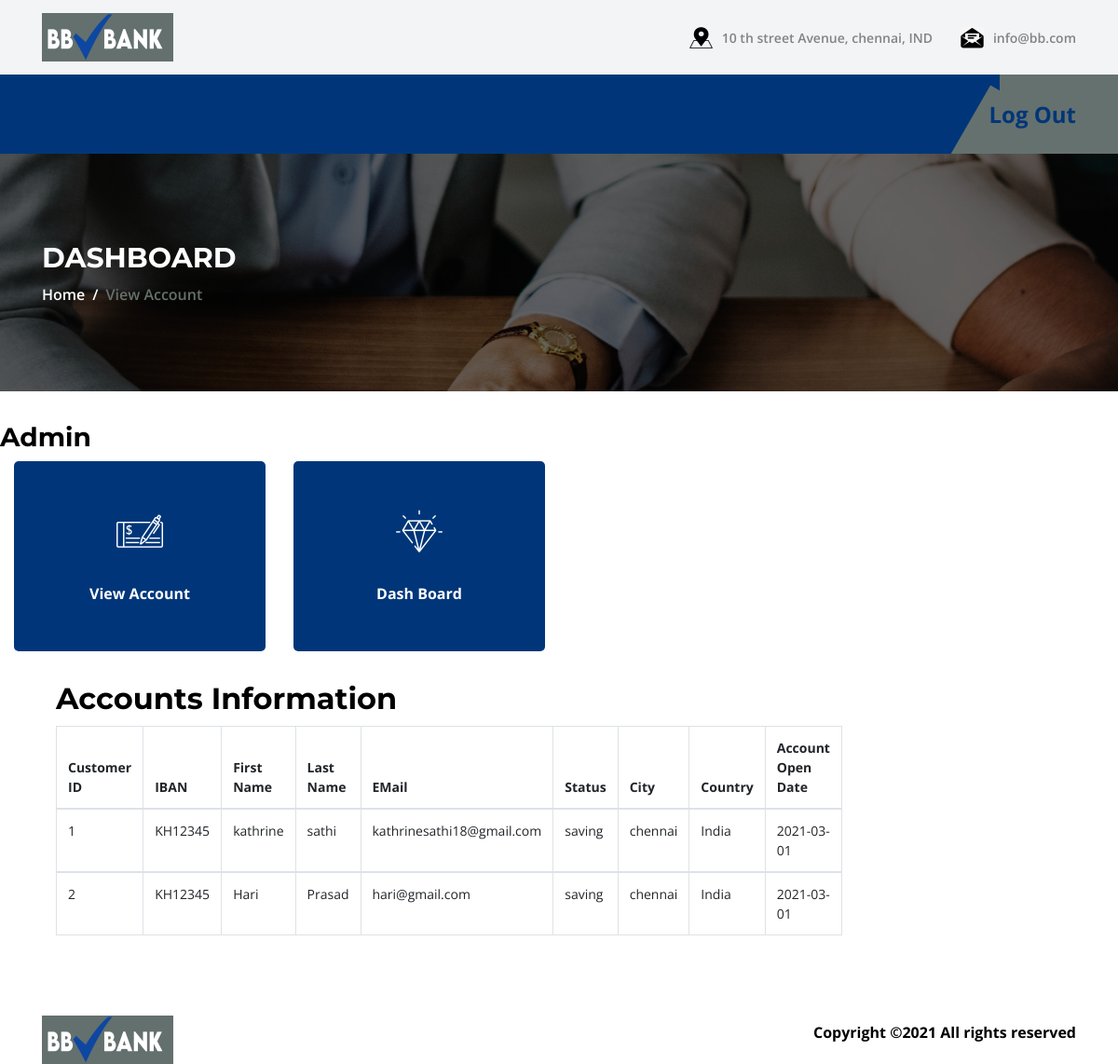
The page /viewaccounts.php on the database as committed earlier.
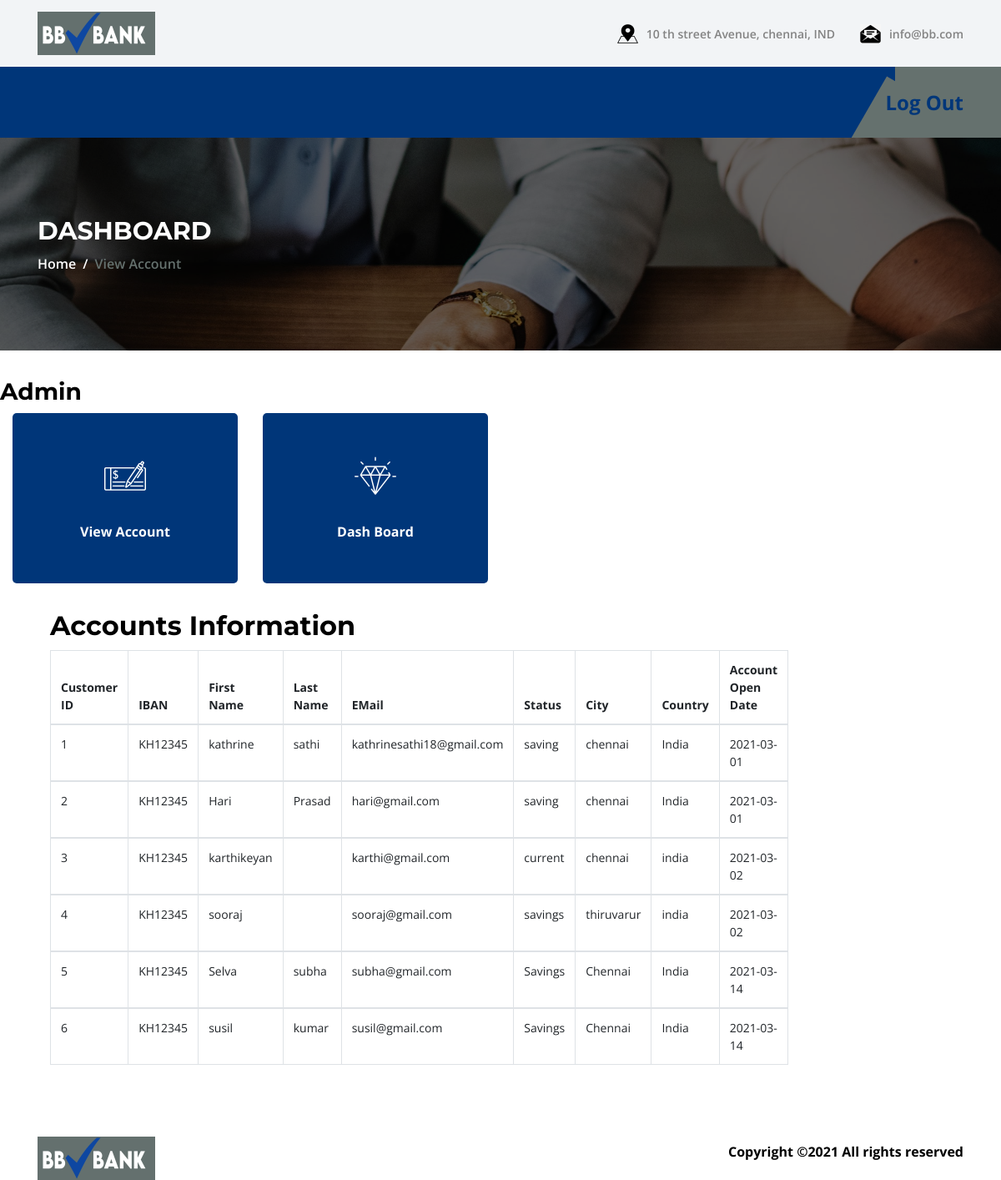
The same page on the database as committed later.
### tables this page shows
CREATE TABLE `customers` (
  `customerid` int(10) NOT NULL,
  `iban` varchar(25) NOT NULL,
  `firstname` varchar(25) NOT NULL,
  `lastname` varchar(25) NOT NULL,
  `emailid` varchar(30) NOT NULL,
  `password` varchar(50) NOT NULL,
  `transpassword` varchar(50) NOT NULL,
  `accstatus` varchar(25) NOT NULL,
  `city` varchar(25) NOT NULL,
  `state` varchar(25) NOT NULL,
  `country` varchar(25) NOT NULL,
  `accopendate` date NOT NULL
);

### viewaccounts.php (the view, shortened to what this page needs)
<?php
include'includes/dbconnect.php';
?>
<!DOCTYPE html>
<html lang="en">
<head>
    <link rel="stylesheet" href="style.css">
</head>
<body>
    <header class="header-area">
        <div class="top-header-area">
            <div class="container h-100">
                <div class="row h-100 align-items-center">
                    <div class="col-12 d-flex justify-content-between">
                        <div class="logo">
                            <a><img src="img/core-img/logo.png" alt=""></a>
                        </div>
                        <div class="top-contact-info d-flex align-items-center">
                            <a href="#" data-toggle="tooltip" data-placement="bottom"
                                title="10 th street Avenue, chennai, IND"><img src="img/core-img/placeholder.png"
                                    alt=""> <span>10 th street Avenue, chennai, IND</span></a>
                            <a href="#" data-toggle="tooltip" data-placement="bottom" title="info@bb.com"><img
                                    src="img/core-img/message.png" alt=""> <span>info@bb.com</span></a>
                        </div>
                    </div>
                </div>
            </div>
        </div>
        <div class="credit-main-menu" id="sticker">
            <div class="classy-nav-container breakpoint-off">
                <div class="container">
                    <nav class="classy-navbar justify-content-between" id="creditNav">
                        <div class="contact">
                            <a href="logout.php">Log Out</a>
                        </div>
                    </nav>
                </div>
            </div>
        </div>
    </header>
    <section class="breadcrumb-area bg-img bg-overlay jarallax" style="background-image: url(img/bg-img/13.jpg);">
        <div class="container h-100">
            <div class="row h-100 align-items-center">
                <div class="col-12">
                    <div class="breadcrumb-content">
                        <h2>Dashboard</h2>
                        <nav aria-label="breadcrumb">
                            <ol class="breadcrumb">
                                <li class="breadcrumb-item"><a href="#">Home</a></li>
                                <li class="breadcrumb-item active" aria-current="page">View Account</li>
                            </ol>
                        </nav>
                    </div>
                </div>
            </div>
        </div>
    </section>
    <section class="elements-area section-padding-70-0">
        <div class="col-12">
        </div>
        <h3>Admin <?php echo $_SESSION['usr_name']; ?></h3>
        <div class="col-12 mb-70">
            <div class="row">
                <div class="col-12 col-sm-6 col-md-4 col-lg-3">
                    <div class="single-icons mb-30">
                        <i class="icon-check"></i>
                        <a href=# ><span>View Account</span></a>
                    </div>
                </div>
                <div class="col-12 col-sm-6 col-md-4 col-lg-3">
                    <div class="single-icons mb-30">
                        <i class="icon-diamond"></i>
                        <a href="admin.php"> <span>Dash Board</span></a>
                    </div>
                </div>
                <div class="container">
                    <div class="container">
                        <article class="row">
                            <section class="col-lg-8">
                                <div class="page-header">
                                    <h2>Accounts Information</h2>
                                </div>
                                <table class="table table-bordered">
                                    <thead>
                                        <th>Customer ID</th>
                                        <th>IBAN</th>
                                        <th>First Name</th>
                                        <th>Last Name</th>
                                        <th>EMail</th>
                                        <th>Status</th>
                                        <th>City</th>
                                        <th>Country</th>
                                        <th>Account Open Date</th>
                                    </thead>
                                    <?php
				$ins_sql = "SELECT * FROM customers";
				$run_sql = mysqli_query($con, $ins_sql);
				while($rows = mysqli_fetch_array($run_sql)){
					echo '
					    <tbody>
					      <tr>
                            <td>'.$rows['customerid'].'</td>
                            <td>'.$rows['iban'].'</td>
                            <td>'.$rows['firstname'].'</td>
					        <td>'.$rows['lastname'].'</td>
                            <td>'.$rows['emailid'].'</td>
                            <td>'.$rows['accstatus'].'</td>
                            <td>'.$rows['city'].'</td>
                            <td>'.$rows['country'].'</td>
                            <td>'.$rows['accopendate'].'</td>
					      </tr>
					    </tbody>
					';
				}
				?>
                                </table>
                        </article>
    </section>
    <div class="copywrite-area">
        <div class="container">
            <div class="row">
                <div class="col-12">
                    <div class="copywrite-content d-flex flex-wrap justify-content-between align-items-center">
                        <a href="index.html" class="footer-logo"><img src="img/core-img/logo.png" alt=""></a>
                        <p class="copywrite-text"><a href="#">
                                Copyright &copy; All rights reserved
                            </a>
                        </p>
                    </div>
                </div>
            </div>
        </div>
    </div>
</body>
</html>

### style.css (style rules this page uses)
* { margin: 0; padding: 0; }
body { font-family: "Open Sans", sans-serif; font-size: 14px; }
h1, h2, h3, h4, h5, h6 { font-family: "Montserrat", sans-serif; color: #000000; line-height: 1.3; font-weight: 700; }
p { color: #838383; font-size: 15px; line-height: 2; font-weight: 400; }
a, a:hover, a:focus { -webkit-transition-duration: 500ms; transition-duration: 500ms; text-decoration: none; outline: 0 solid transparent; color: #000000; font-weight: 700; font-size: 16px; }
ul, ol { margin: 0; }
ul li, ol li { list-style: none; }
img { height: auto; max-width: 100%; }
.mb-30 { margin-bottom: 30px !important; }
.mb-70 { margin-bottom: 70px !important; }
.jarallax { position: relative; z-index: 0; }
.bg-img { background-position: center center; background-size: cover; background-repeat: no-repeat; }
.bg-overlay { position: relative; z-index: 2; background-position: center center; background-size: cover; }
.bg-overlay::after { background-color: rgba(0, 0, 0, 0.61); position: absolute; z-index: -1; top: 0; left: 0; width: 100%; height: 100%; content: ""; }
.header-area { position: relative; z-index: 1000; width: 100%; }
.header-area .top-header-area { position: relative; z-index: 1; width: 100%; height: 80px; background-color: #f2f4f6; }
.header-area .top-header-area .top-contact-info { position: relative; z-index: 1; }
.header-area .top-header-area .top-contact-info a { display: inline-block; color: #838383; font-size: 14px; margin-bottom: 0; display: -webkit-box; display: -ms-flexbox; display: flex; -webkit-box-align: center; -ms-flex-align: center; -ms-grid-row-align: center; align-items: center; font-weight: 600; }
.header-area .top-header-area .top-contact-info a img { margin-right: 10px; }
.header-area .top-header-area .top-contact-info a:first-child { margin-right: 30px; }
.header-area .credit-main-menu { position: relative; width: 100%; z-index: 1; background-color:#65716E; }
.header-area .credit-main-menu::after { width: 50%; height: 100%; background-color: #003679; position: absolute; top: 0; left: 0; content: ''; z-index: 1; }
.header-area .credit-main-menu .classy-nav-container { background-color: transparent; }
.header-area .credit-main-menu .classy-navbar { height: 85px; padding: 0; background-color: #003679; }
.header-area .credit-main-menu .classy-navbar .contact { position: relative; z-index: 1; padding-left: 50px; height: 100%; overflow-y: hidden; overflow-x: hidden; }
.header-area .credit-main-menu .classy-navbar .contact::before { width: 100%; height: 200%; content: ''; position: absolute; top: 42%; left: 0; z-index: -1; background-color:#65716E; -webkit-transform: rotate(30deg); transform: rotate(30deg); }
.header-area .credit-main-menu .classy-navbar .contact::after { width: 1000%; height: 100%; content: ''; position: absolute; top: 0; left: 62px; z-index: -1; background-color:#65716E; }
.header-area .credit-main-menu .classy-navbar .contact a { display: inline-block; font-size: 24px; color: #003679; font-weight: 700; line-height: 85px; }
.breadcrumb-area { position: relative; z-index: 1; width: 100%; height: 255px; }
.breadcrumb-area .breadcrumb-content h2 { color: #ffffff; font-size: 30px; text-transform: uppercase; display: block; }
.breadcrumb-area .breadcrumb-content .breadcrumb { background-color: transparent; padding: 0; margin-bottom: 0; }
.breadcrumb-area .breadcrumb-content .breadcrumb .breadcrumb-item::before { color: #ffffff; }
.breadcrumb-area .breadcrumb-content .breadcrumb .breadcrumb-item.active { color:#65716E; font-size: 16px; font-weight: 600; }
.breadcrumb-area .breadcrumb-content .breadcrumb .breadcrumb-item a { font-size: 16px; color: #ffffff; font-weight: 600; }
.single-icons { position: relative; z-index: 1; background-color: #003679; border-radius: 5px; text-align: center; padding: 50px 20px; }
.single-icons i { font-size: 50px; margin-bottom: 30px; display: block; color: #fff; }
.single-icons span { display: block; color: #fff; }

Rows that differ between the two databases and show on the page:
added customers: customerid "3", iban "KH12345", firstname "karthikeyan", emailid "karthi@gmail.com", accstatus "current", city "chennai", country "india", accopendate "2021-03-02"
added customers: customerid "4", iban "KH12345", firstname "sooraj", emailid "sooraj@gmail.com", accstatus "savings", city "thiruvarur", country "india", accopendate "2021-03-02"
added customers: customerid "5", iban "KH12345", firstname "Selva", lastname "subha", emailid "subha@gmail.com", accstatus "Savings", city "Chennai", country "India", accopendate "2021-03-14"
added customers: customerid "6", iban "KH12345", firstname "susil", lastname "kumar", emailid "susil@gmail.com", accstatus "Savings", city "Chennai", country "India", accopendate "2021-03-14"
